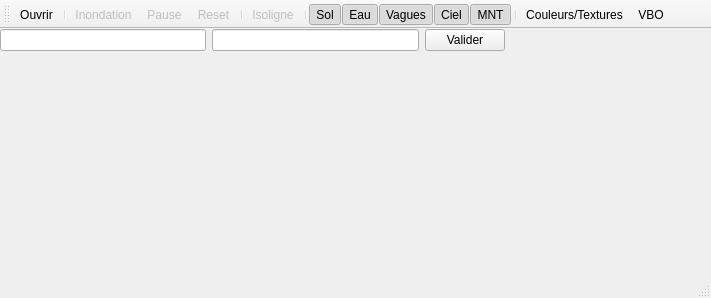
<?xml version="1.0" encoding="UTF-8"?>
<ui version="4.0">
 <class>MainWindow</class>
 <widget class="QMainWindow" name="MainWindow">
  <property name="geometry">
   <rect>
    <x>0</x>
    <y>0</y>
    <width>711</width>
    <height>298</height>
   </rect>
  </property>
  <property name="windowTitle">
   <string>MainWindow</string>
  </property>
  <widget class="QWidget" name="centralWidget">
   <layout class="QHBoxLayout" name="horizontalLayout_2">
    <property name="spacing">
     <number>0</number>
    </property>
    <property name="leftMargin">
     <number>0</number>
    </property>
    <property name="topMargin">
     <number>0</number>
    </property>
    <property name="rightMargin">
     <number>0</number>
    </property>
    <property name="bottomMargin">
     <number>0</number>
    </property>
    <item>
     <layout class="QVBoxLayout" name="verticalLayout">
      <property name="spacing">
       <number>0</number>
      </property>
      <item>
       <layout class="QHBoxLayout" name="horizontalLayoutMenu">
        <item>
         <widget class="QLineEdit" name="vitesse">
          <property name="inputMask">
           <string/>
          </property>
         </widget>
        </item>
        <item>
         <widget class="QLineEdit" name="precision"/>
        </item>
        <item>
         <widget class="QPushButton" name="valider">
          <property name="text">
           <string>Valider</string>
          </property>
         </widget>
        </item>
        <item>
         <spacer name="horizontalSpacer">
          <property name="orientation">
           <enum>Qt::Horizontal</enum>
          </property>
          <property name="sizeHint" stdset="0">
           <size>
            <width>40</width>
            <height>20</height>
           </size>
          </property>
         </spacer>
        </item>
       </layout>
      </item>
      <item>
       <widget class="MondeViewer" name="widget" native="true">
        <property name="sizePolicy">
         <sizepolicy hsizetype="Expanding" vsizetype="Expanding">
          <horstretch>0</horstretch>
          <verstretch>0</verstretch>
         </sizepolicy>
        </property>
       </widget>
      </item>
     </layout>
    </item>
   </layout>
  </widget>
  <widget class="QStatusBar" name="statusBar"/>
  <widget class="QToolBar" name="toolBar">
   <property name="windowTitle">
    <string>toolBar</string>
   </property>
   <attribute name="toolBarArea">
    <enum>TopToolBarArea</enum>
   </attribute>
   <attribute name="toolBarBreak">
    <bool>false</bool>
   </attribute>
   <addaction name="actionOuvrir"/>
   <addaction name="separator"/>
   <addaction name="actionInondation"/>
   <addaction name="actionPause"/>
   <addaction name="actionReset"/>
   <addaction name="separator"/>
   <addaction name="actionIsoligne"/>
   <addaction name="separator"/>
   <addaction name="actionSol"/>
   <addaction name="actionEau"/>
   <addaction name="actionVagues"/>
   <addaction name="actionCiel"/>
   <addaction name="actionMNT"/>
   <addaction name="separator"/>
   <addaction name="actionCouleurs_Textures"/>
   <addaction name="actionVBO"/>
  </widget>
  <action name="actionOuvrir">
   <property name="text">
    <string>Ouvrir</string>
   </property>
   <property name="toolTip">
    <string>Ouvrir un fichier .xyz</string>
   </property>
   <property name="shortcut">
    <string>O</string>
   </property>
  </action>
  <action name="actionInondation">
   <property name="enabled">
    <bool>false</bool>
   </property>
   <property name="text">
    <string>Inondation</string>
   </property>
   <property name="toolTip">
    <string>Lancer la montée des eaux</string>
   </property>
   <property name="shortcut">
    <string>L</string>
   </property>
  </action>
  <action name="actionPause">
   <property name="enabled">
    <bool>false</bool>
   </property>
   <property name="text">
    <string>Pause</string>
   </property>
   <property name="toolTip">
    <string>Stopper la monter des eaux</string>
   </property>
   <property name="shortcut">
    <string>Space</string>
   </property>
  </action>
  <action name="actionReset">
   <property name="enabled">
    <bool>false</bool>
   </property>
   <property name="text">
    <string>Reset</string>
   </property>
   <property name="toolTip">
    <string>Remettre à zéro</string>
   </property>
   <property name="shortcut">
    <string>R</string>
   </property>
  </action>
  <action name="actionIsoligne">
   <property name="enabled">
    <bool>false</bool>
   </property>
   <property name="text">
    <string>Isoligne</string>
   </property>
   <property name="toolTip">
    <string>Calculer l'isoligne pour la hauteur d'eau actuelle</string>
   </property>
  </action>
  <action name="actionVBO">
   <property name="checkable">
    <bool>true</bool>
   </property>
   <property name="text">
    <string>VBO</string>
   </property>
   <property name="toolTip">
    <string>Utiliser les VBO</string>
   </property>
  </action>
  <action name="actionVagues">
   <property name="checkable">
    <bool>true</bool>
   </property>
   <property name="checked">
    <bool>true</bool>
   </property>
   <property name="text">
    <string>Vagues</string>
   </property>
   <property name="toolTip">
    <string>Afficher des vagues sur l'eau</string>
   </property>
  </action>
  <action name="actionSol">
   <property name="checkable">
    <bool>true</bool>
   </property>
   <property name="checked">
    <bool>true</bool>
   </property>
   <property name="text">
    <string>Sol</string>
   </property>
   <property name="toolTip">
    <string>Afficher le sol</string>
   </property>
  </action>
  <action name="actionEau">
   <property name="checkable">
    <bool>true</bool>
   </property>
   <property name="checked">
    <bool>true</bool>
   </property>
   <property name="text">
    <string>Eau</string>
   </property>
   <property name="toolTip">
    <string>Afficher l'eau</string>
   </property>
  </action>
  <action name="actionMNT">
   <property name="checkable">
    <bool>true</bool>
   </property>
   <property name="checked">
    <bool>true</bool>
   </property>
   <property name="text">
    <string>MNT</string>
   </property>
   <property name="toolTip">
    <string>Afficher le MNT</string>
   </property>
  </action>
  <action name="actionCiel">
   <property name="checkable">
    <bool>true</bool>
   </property>
   <property name="checked">
    <bool>true</bool>
   </property>
   <property name="text">
    <string>Ciel</string>
   </property>
   <property name="toolTip">
    <string>Afficher le Ciel</string>
   </property>
  </action>
  <action name="actionCouleurs_Textures">
   <property name="checkable">
    <bool>true</bool>
   </property>
   <property name="text">
    <string>Couleurs/Textures</string>
   </property>
   <property name="toolTip">
    <string>Inverser Textures/Couleurs</string>
   </property>
  </action>
 </widget>
 <layoutdefault spacing="6" margin="11"/>
 <customwidgets>
  <customwidget>
   <class>MondeViewer</class>
   <extends>QWidget</extends>
   <header>mondeviewer.h</header>
   <container>1</container>
  </customwidget>
 </customwidgets>
 <resources/>
 <connections/>
</ui>
